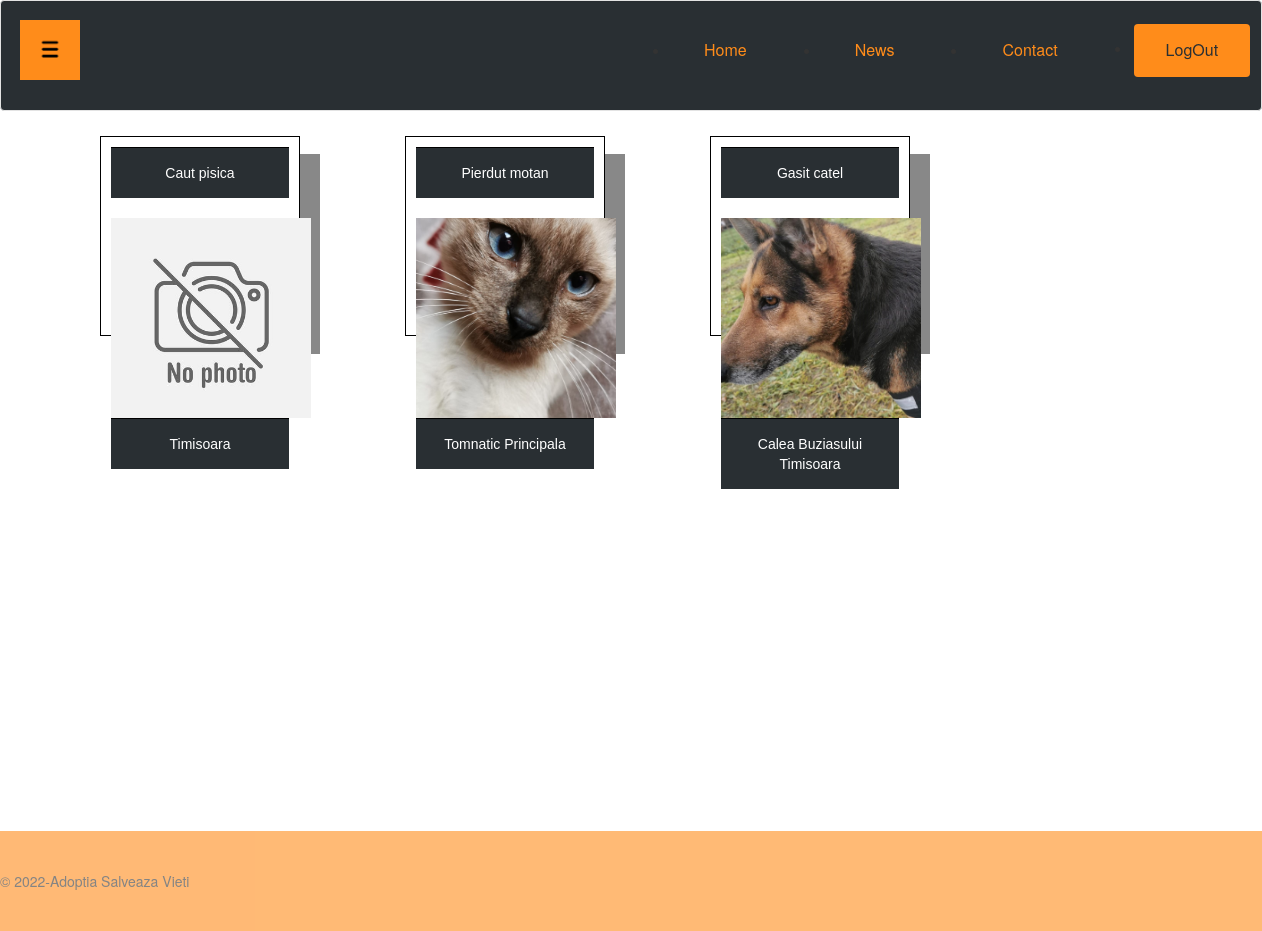
/php/vizualizareAnunturiProprii.php (signed in), run on the app's committed database.
### tables this page shows
CREATE TABLE `anunturi` (
  `id_anunt` varchar(255) NOT NULL,
  `id_utilizator` varchar(255) NOT NULL,
  `titlu` varchar(255) NOT NULL,
  `descriere` varchar(255) NOT NULL,
  `imagine_ref` varchar(255) NOT NULL,
  `tip_anunt` varchar(255) NOT NULL,
  `locatie` varchar(255) NOT NULL
);

### php/vizualizareAnunturiProprii.php (the view, shortened to what this page needs)
<?php
if(!isset($_SESSION['id_administrator'])) {
    if(!isset($_SESSION['id_utilizator']))
        header("location: ../index.php");
    include("../include/inHeaderUser.php");
    $session_id = $_SESSION["id_utilizator"];
    $author = "user";
}
else{
    include("../include/inHeaderAdmin.php");
}
echo "<link rel='stylesheet' type='text/css' href='../css/admin.css'>";
global $conn;
if(isset($_SESSION['id_administrator'])){
    $check_anunturi = $conn->prepare("select * from anunturi");
    $check_anunturi->execute();
    echo "<div class=content>";
    while($anunt = $check_anunturi->fetch())
    {
        echo "<div class='gallery'>
                <a href='stergeAnunt.php?id_anunt=" . $anunt["id_anunt"] . "'>
                <div class='desc'> " . $anunt["titlu"] . " </div><br>
                    <img src='" . $anunt["imagine_ref"] . "' style='width=100%;'><br>
                <div class='desc'> " . $anunt["locatie"] . " </div></div></a>";
    }
    echo "</div>";
}
include("../include/footer.php");
?>

### css/admin.css (style rules this page uses)
* { box-sizing: border-box; }
html,body { height: 100%; margin: 0; }
body { background-color:white; }
body.logged { overflow-x: hidden; -webkit-background-size: cover; -moz-background-size: cover; -o-background-size: cover; background-size: cover; }
div.gallery { margin: 5px; float: left; height: 200px; width: 200px; padding: 10px; box-shadow: 20px 18px #888888; }
div.gallery img { width: 200px; height: 200px; align-items: center; }
div.desc { padding: 15px; text-align: center; border-top: 1px solid black; background-color: #292F33 ; color: white; font-family: "Raleway", sans-serif; }
.content { min-height: 100%; margin-bottom: -100px; }
div.gallery { margin: 5px; border: 1px solid black; margin-left: 100px; width: 200px; position: center; }
div.gallery img { object-fit: cover; }
div.desc { padding: 15px; text-align: center; }

### data on the page
anunturi: titlu "Caut pisica", imagine_ref (placeholder picture), locatie "Timisoara"
anunturi: titlu "Pierdut motan", imagine_ref (picture), locatie "Tomnatic Principala"
anunturi: titlu "Gasit catel", imagine_ref (picture), locatie "Calea Buziasului Timisoara"
